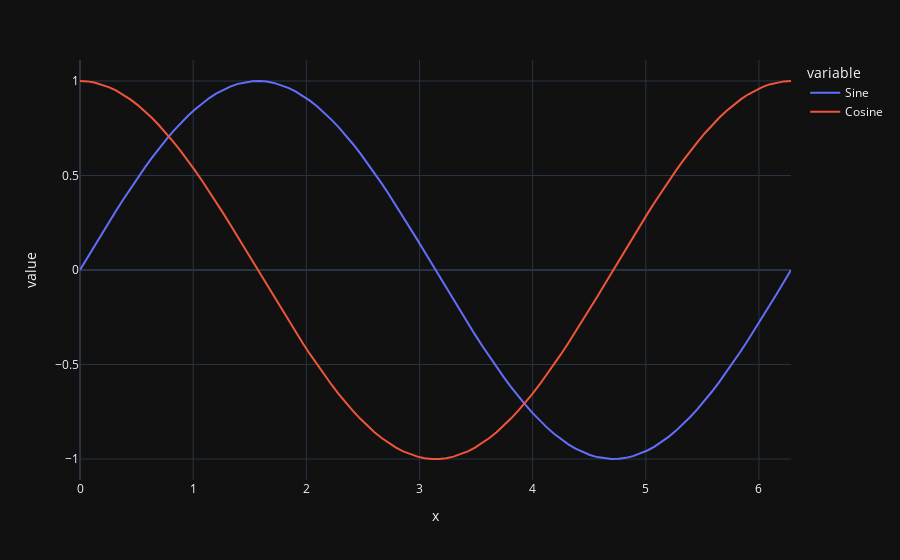

Write notebook code for a chart like this one.
### Code cell
# 创建图表
fig = px.line(x=x, y=[y_sin, y_cos], labels={'y': 'f(x)', 'x': 'x'})
# 修改图例
fig.data[0].name = 'Sine'
fig.data[1].name = 'Cosine'
# 显示图表
fig.show()
